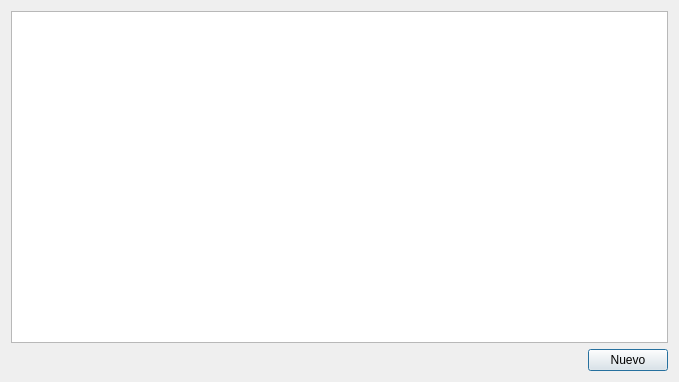
<?xml version="1.0" encoding="UTF-8"?>
<ui version="4.0">
 <class>flibros</class>
 <widget class="QDialog" name="flibros">
  <property name="geometry">
   <rect>
    <x>0</x>
    <y>0</y>
    <width>679</width>
    <height>382</height>
   </rect>
  </property>
  <property name="windowTitle">
   <string>Dialog</string>
  </property>
  <layout class="QVBoxLayout" name="verticalLayout">
   <item>
    <widget class="TTableViewModelRecord" name="tvwLibros"/>
   </item>
   <item>
    <layout class="QHBoxLayout" name="horizontalLayout">
     <item>
      <spacer name="horizontalSpacer">
       <property name="orientation">
        <enum>Qt::Horizontal</enum>
       </property>
       <property name="sizeHint" stdset="0">
        <size>
         <width>40</width>
         <height>20</height>
        </size>
       </property>
      </spacer>
     </item>
     <item>
      <widget class="QPushButton" name="btnNuevo">
       <property name="text">
        <string>Nuevo</string>
       </property>
      </widget>
     </item>
    </layout>
   </item>
  </layout>
 </widget>
 <customwidgets>
  <customwidget>
   <class>TTableViewModelRecord</class>
   <extends>QTableView</extends>
   <header location="global">ttableviewmodelrecord.h</header>
  </customwidget>
 </customwidgets>
 <resources/>
 <connections/>
</ui>
